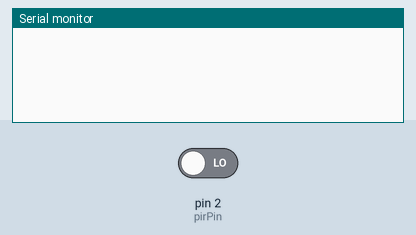
Recording of a sketch running on a simulated Arduino Uno, built with avr-gcc and run on an emulated ATmega328P. Parts: the last lines printed to the serial monitor. Inputs (shaded band) come from the test bench; at power-on: pin 2 (pirPin) LOW.

Above: at 1.2 s.
1.3 s: pin 2 (pirPin) driven HIGH
At 2.0 s:
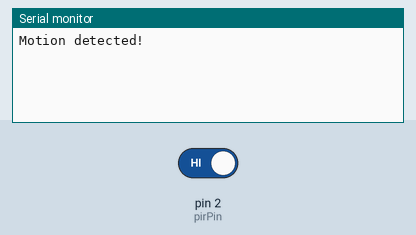
2.8 s: pin 2 (pirPin) driven LOW
At 3.2 s:
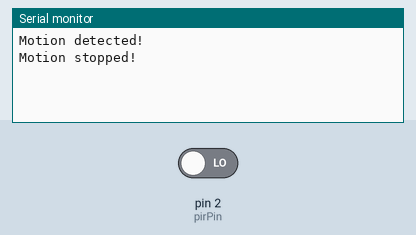

The sketch:

PIR_Tester.ino
```cpp
// Define the PIR sensor pin
const int pirPin = 2; // Digital pin 2

// Variable to store the PIR sensor state
int pirState = LOW;

// Variable to store the previous PIR sensor state
int previousPirState = LOW;

void setup() {
  // Initialize serial communication
  Serial.begin(9600);
  // Set the PIR pin as an input
  pinMode(pirPin, INPUT);
}

void loop() {
  // Read the PIR sensor value
  pirState = digitalRead(pirPin);

  // Check if the PIR state has changed
  if (pirState != previousPirState) {
    // If the state has changed, print the new state
    if (pirState == HIGH) {
      Serial.println("Motion detected!");
    } else {
      Serial.println("Motion stopped!");
    }
    // Update the previous state
    previousPirState = pirState;
  }
  delay(50); // Small delay to avoid rapid readings
}
```

Measured:
- after the input at 1.3 s, the serial monitor: prints a new line at once (image 1)
- after the input at 2.8 s, the serial monitor: prints a new line at once (image 2)
